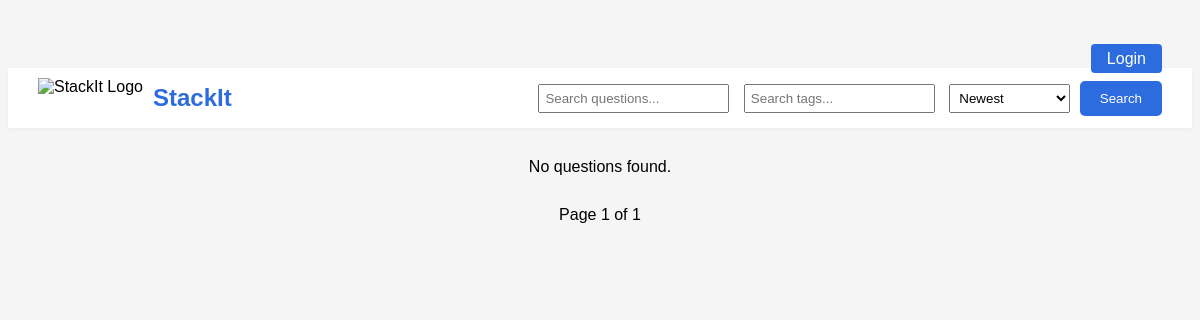
The app's page /, older data.
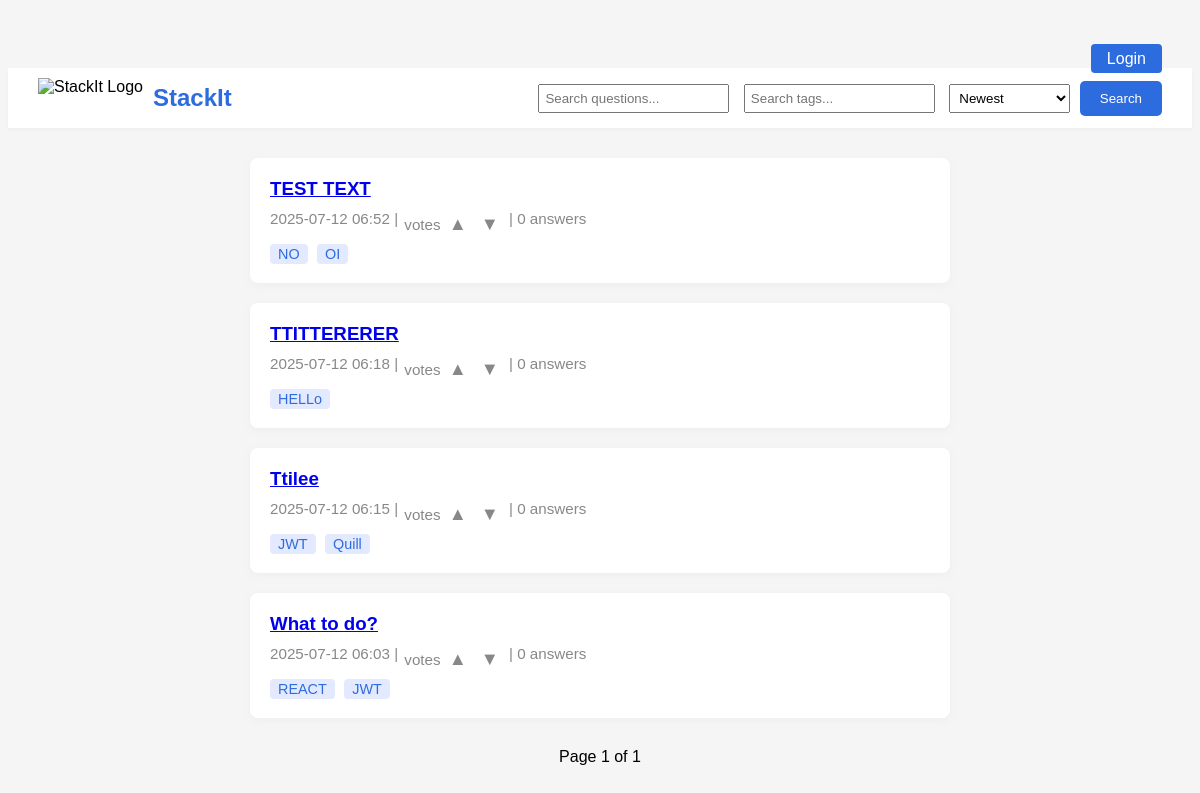
The same page, newer data.
### questions/models.py (models this page shows, shortened)
class Question(models.Model):
    title = models.CharField(max_length=200)
    description = models.TextField()  # Will store HTML from rich text editor
    author = models.ForeignKey(settings.AUTH_USER_MODEL, on_delete=models.CASCADE)
    created_at = models.DateTimeField(auto_now_add=True)
    tags = models.CharField(max_length=200)  # Comma-separated tags for simplicity

### accounts/views.py (the view, shortened to what this page needs)
# urls.py: path('', landing, name='landing'),
def landing(request):
    q = request.GET.get('q', '')
    tag = request.GET.get('tag', '')
    sort = request.GET.get('sort', 'new')
    questions = Question.objects.all()  # type: ignore
    if q:
        questions = questions.filter(title__icontains=q)
    if tag:
        questions = questions.filter(tags__icontains=tag)
    questions = questions.annotate(
        upvotes=Coalesce(Sum('vote__value', filter=Q(vote__vote_type='question', vote__value=1)), V(0)),
        downvotes=Coalesce(Sum('vote__value', filter=Q(vote__vote_type='question', vote__value=-1)), V(0)),
        answer_count=Coalesce(Count('answers'), V(0))
    )
    for question in questions:
        question.net_votes = question.upvotes - abs(question.downvotes)
    if sort == 'new':
        questions = questions.order_by('-created_at')
    elif sort == 'old':
        questions = questions.order_by('created_at')
    elif sort == 'upvotes':
        questions = questions.order_by('-upvotes')
    elif sort == 'downvotes':
        questions = questions.order_by('upvotes')
    paginator = Paginator(questions, 10)
    page_number = request.GET.get('page')
    questions_page = paginator.get_page(page_number)
    for q in questions_page:
        q.tags_list = [t.strip() for t in q.tags.split(',') if t.strip()]
    querystring = ''
    for key in ['q', 'tag', 'sort']:
        value = request.GET.get(key)
        if value:
            querystring += f'&{key}={value}'
    user_votes = {}
    return render(request, 'landing.html', {
        'username': request.user.username if request.user.is_authenticated else None,
        'questions': questions_page,
        'querystring': querystring,
        'user_votes': user_votes,
    })

### templates/landing.html (shortened to what this page needs)
{% load static %}
{% load dict_get %}
<!DOCTYPE html>
<html>
<head>
    <link rel="stylesheet" href="{% static 'css/styles.css' %}">
</head>
<body>
    <div class="user-bar">
        {% if username %}
            Welcome, {{ username }}!
            <a href="{% url 'logout' %}">Logout</a>
        {% else %}
            <a href="{% url 'login' %}" class="login-btn">Login</a>
        {% endif %}
    </div>
    <div class="top-bar">
        <div class="logo">
            <img src="{% static 'images/logo.png' %}" alt="StackIt Logo" height="40">
            <span class="site-name">StackIt</span>
        </div>
        <form class="search-form" method="get" action="{% url 'landing' %}">
            <input type="text" name="q" placeholder="Search questions..." value="{{ request.GET.q }}">
            <input type="text" name="tag" placeholder="Search tags..." value="{{ request.GET.tag }}">
            <select name="sort">
                <option value="new" {% if request.GET.sort == "new" %}selected{% endif %}>Newest</option>
            </select>
            <button type="submit">Search</button>
        </form>
    </div>
    <div class="questions-list">
        {% for question in questions %}
            <div class="question-card">
                <a href="{% url 'question_detail' question.id %}">
                    <h3>{{ question.title }}</h3>
                </a>
                <div class="meta">
                    <span>{{ question.created_at|date:"Y-m-d H:i" }}</span> |
                    <span class="vote-group" id="q-vote-group-{{ question.id }}">
                        <span>votes</span>
                        {% if username %}
                            <button class="vote-btn {% if user_votes|dict_get:question.id == 1 %}voted-up{% endif %}" onclick="vote('question', {{ question.id }}, 1)">▲</button>
                            <button class="vote-btn {% if user_votes|dict_get:question.id == -1 %}voted-down{% endif %}" onclick="vote('question', {{ question.id }}, -1)">▼</button>
                        {% else %}
                            <button class="vote-btn" onclick="window.location='{% url 'login' %}'">▲</button>
                            <button class="vote-btn" onclick="window.location='{% url 'login' %}'">▼</button>
                        {% endif %}
                    </span>
                    |
                    <span>{{ question.answer_count|default:0 }} answers</span>
                </div>
                <div class="tags">
                    {% for tag in question.tags_list %}
                        <span class="tag">{{ tag }}</span>
                    {% endfor %}
                </div>
            </div>
        {% empty %}
            <p>No questions found.</p>
        {% endfor %}
    </div>
    <div class="pagination">
        <span>Page {{ questions.number }} of {{ questions.paginator.num_pages }}</span>
    </div>
</body>
</html>

Row changes from the older to the newer data that the page shows:
added Question: title "TEST TEXT", created_at "2025-07-12 06:52", answer_count "0", tags_list "NO" "OI"
added Question: title "TTITTERERER", created_at "2025-07-12 06:18", answer_count "0", tags_list "HELLo"
added Question: title "Ttilee", created_at "2025-07-12 06:15", answer_count "0", tags_list "JWT" "Quill"
added Question: title "What to do?", created_at "2025-07-12 06:03", answer_count "0", tags_list "REACT" "JWT"
Text that changed along with them:
text no longer shown: "No questions found."
